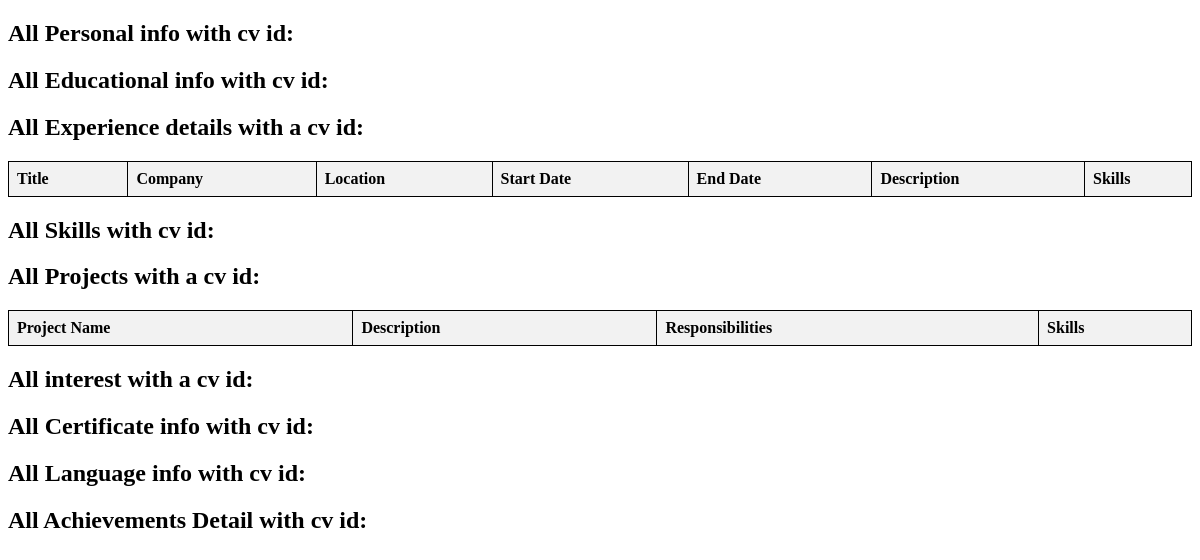
Page /queryall/28 on the earlier database version.
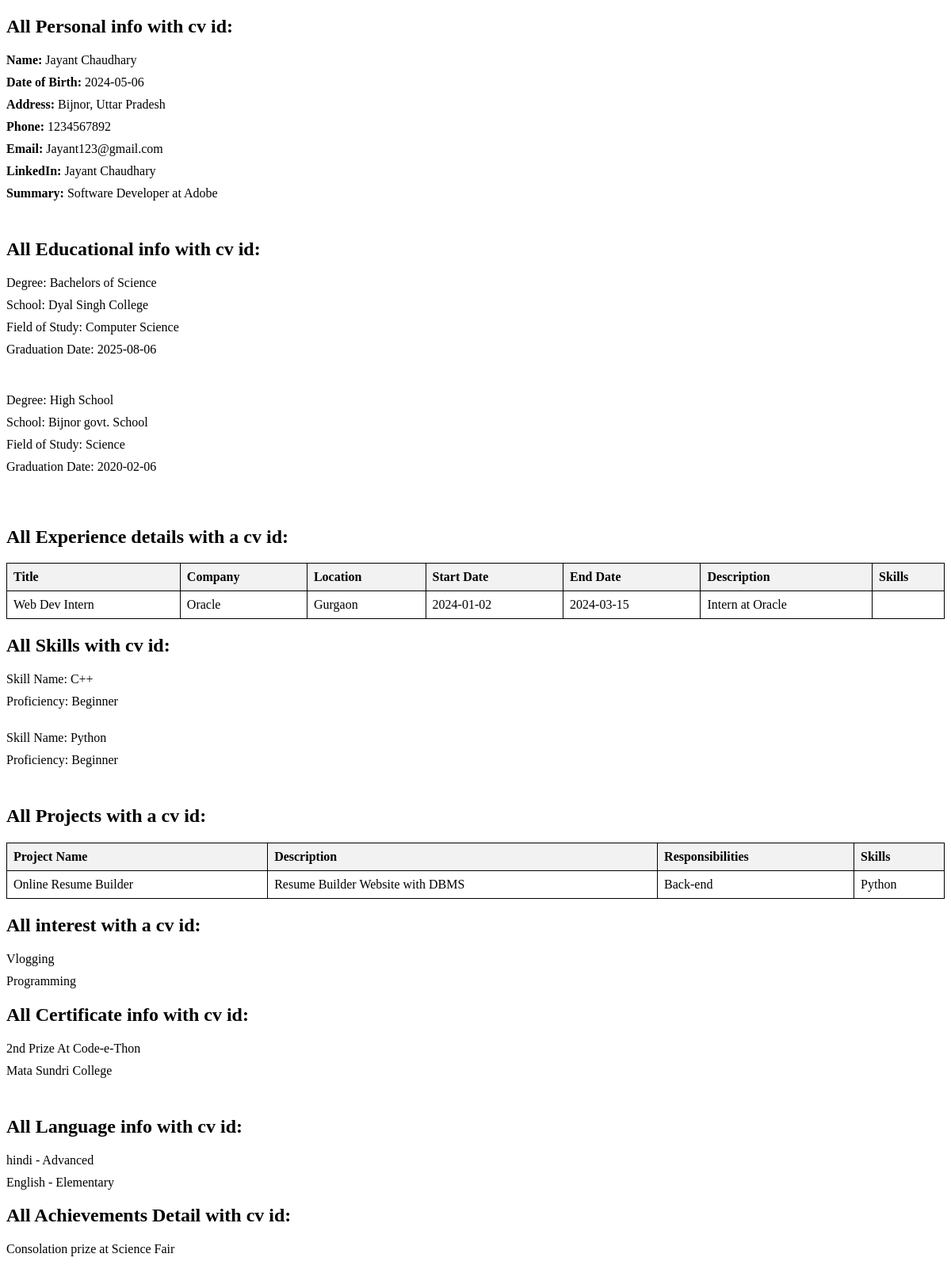
Same page on the later database version.
### app.py (models this page shows)
class PersonalInformation(db.Model):
    PersonalInfoID = db.Column(db.Integer, primary_key=True)
    Userid = db.Column(db.Integer, db.ForeignKey("user.Userid"), nullable=False)
    CV_ID = db.Column(
        db.Integer, db.ForeignKey("cv.CV_ID"), nullable=False
    )  # New column for CV ID
    Fname = db.Column(db.String(100), nullable=False)
    Lname = db.Column(db.String(100), nullable=False)
    DOB = db.Column(db.Date, nullable=False)
    Address = db.Column(db.String(255), nullable=False)
    Phn = db.Column(db.String(20), nullable=False)
    Email = db.Column(db.String(100), nullable=False)
    LinkedIn = db.Column(db.String(255))
    Summary = db.Column(db.Text)

class Education(db.Model):
    Edu_ID = db.Column(db.Integer, primary_key=True)
    CV_ID = db.Column(db.Integer, db.ForeignKey("cv.CV_ID"), nullable=False)
    Userid = db.Column(db.Integer, db.ForeignKey("user.Userid"), nullable=False)
    Degree = db.Column(db.String(255), nullable=False)
    School = db.Column(db.String(255), nullable=False)
    FieldofStudy = db.Column(db.String(255), nullable=False)
    Grad_date = db.Column(db.Date, nullable=True)

class Experience(db.Model):
    __tablename__ = "experience"
    ExpID = db.Column(db.Integer, primary_key=True)
    CV_ID = db.Column(db.Integer, db.ForeignKey("cv.CV_ID"), nullable=False)
    Userid = db.Column(db.Integer, db.ForeignKey("user.Userid"), nullable=False)
    current_job = db.Column(db.Boolean, default=False)
    title = db.Column(db.String(255), nullable=False)
    company = db.Column(db.String(255), nullable=False)
    location = db.Column(db.String(255), nullable=False)  # Renamed from Location
    start_date = db.Column(db.Date, nullable=False)  # Renamed from StartDate
    end_date = db.Column(db.Date, nullable=True)  # Renamed from EndDate
    description = db.Column(db.String(255), nullable=False)  # Renamed from Desc
    skill_id = db.Column(db.Integer, db.ForeignKey("skills.SkillID"))

class Skills(db.Model):
    __tablename__ = "skills"
    SkillID = db.Column(db.Integer, primary_key=True)
    Userid = db.Column(db.Integer, db.ForeignKey("user.Userid"), nullable=False)
    CV_ID = db.Column(db.Integer, db.ForeignKey("cv.CV_ID"), nullable=False)
    skill_name = db.Column(db.String(255), nullable=False)  # Renamed from Skillname
    proficiency = db.Column(db.String(255), nullable=False)

class Project(db.Model):
    ProjectID = db.Column(db.Integer, primary_key=True)
    CV_ID = db.Column(db.Integer, db.ForeignKey("cv.CV_ID"), nullable=False)
    Userid = db.Column(db.Integer, db.ForeignKey("user.Userid"), nullable=False)
    skill_id = db.Column(db.Integer, db.ForeignKey("skills.SkillID"))
    PrjtName = db.Column(db.String(255), nullable=False)
    Desc = db.Column(db.String(255), nullable=False)
    Responsibilities = db.Column(db.String(255), nullable=False)

class Interest(db.Model):
    CV_ID = db.Column(db.Integer, db.ForeignKey("cv.CV_ID"), nullable=False)
    InterestID = db.Column(db.Integer, primary_key=True)
    Userid = db.Column(db.Integer, db.ForeignKey("user.Userid"), nullable=False)
    interest_name = db.Column(db.String(255), nullable=False)

class Certificates(db.Model):
    CertificateID = db.Column(db.Integer, primary_key=True)
    CV_ID = db.Column(db.Integer, db.ForeignKey("cv.CV_ID"), nullable=False)
    Userid = db.Column(db.Integer, db.ForeignKey("user.Userid"), nullable=False)
    Name = db.Column(db.String(255), nullable=False)
    Issuer = db.Column(db.String(255), nullable=False)

class Language(db.Model):
    CV_ID = db.Column(db.Integer, db.ForeignKey("cv.CV_ID"), nullable=False)
    LanguageID = db.Column(db.Integer, primary_key=True)
    Userid = db.Column(db.Integer, db.ForeignKey("user.Userid"), nullable=False)
    LangName = db.Column(db.String(100), nullable=False)
    Proficiency_Lang = db.Column(db.String(50), nullable=False)

class Achievement(db.Model):
    CV_ID = db.Column(db.Integer, db.ForeignKey("cv.CV_ID"), nullable=False)
    AchievID = db.Column(db.Integer, primary_key=True)
    Userid = db.Column(db.Integer, db.ForeignKey("user.Userid"), nullable=False)
    desc = db.Column(db.String(255), nullable=False)

### app.py (the view)
@app.route("/queryall/<int:cv_id>")
def queryall(cv_id):
    personal_info = PersonalInformation.query.filter_by(CV_ID=cv_id).all()
    education_details = Education.query.filter_by(CV_ID=cv_id).all()
    Skill_details = Skills.query.filter_by(CV_ID=cv_id).all()
    Certificates_details = Certificates.query.filter_by(CV_ID=cv_id).all()
    interest_details = Interest.query.filter_by(CV_ID=cv_id).all()
    language_details = Language.query.filter_by(CV_ID=cv_id).all()
    Achievement_details = Achievement.query.filter_by(CV_ID=cv_id).all()
    experiences = Experience.query.filter_by(CV_ID=cv_id).all()
    experience_skills = {}
    for experience in experiences:
        skill_ids = [
            experience.skill_id
        ]  # Assuming skill_id is a comma-separated string of skill IDs
        skill_names = [
            skill.skill_name
            for skill in Skills.query.filter(Skills.SkillID.in_(skill_ids))
        ]
        experience_skills[experience.ExpID] = skill_names
    projects = Project.query.filter_by(CV_ID=cv_id).all()
    project_skills = {}
    for project in projects:
        skill_ids = [
            project.skill_id
        ]  # Assuming skill_id is a comma-separated string of skill IDs
        skill_names = [
            skill.skill_name
            for skill in Skills.query.filter(Skills.SkillID.in_(skill_ids))
        ]
        project_skills[project.ProjectID] = skill_names
    return render_template(
        "Queries_all.html",
        Certificates_details=Certificates_details,
        personal_info=personal_info,
        education_details=education_details,
        experiences=experiences,
        experience_skills=experience_skills,
        Skill_details=Skill_details,
        projects=projects,
        project_skills=project_skills,
        interest_details=interest_details,
        language_details=language_details,
        Achievement_details=Achievement_details,
    )

### templates/Queries_all.html (shortened to what this page needs)
<!DOCTYPE html>
<html lang="en">
<head>
</head>
<body>
    <h2>All Personal info with cv id:</h2>
    <ul>
        {% for info in personal_info %}
            <li><strong>Name:</strong> {{ info.Fname }} {{ info.Lname }}</li>
            <li><strong>Date of Birth:</strong> {{ info.DOB }}</li>
            <li><strong>Address:</strong> {{ info.Address }}</li>
            <li><strong>Phone:</strong> {{ info.Phn }}</li>
            <li><strong>Email:</strong> {{ info.Email }}</li>
            <li><strong>LinkedIn:</strong> {{ info.LinkedIn }}</li>
            <li><strong>Summary:</strong> {{ info.Summary }}</li>
            <br>
        {% endfor %}
    </ul>
    <h2>All Educational info with cv id:</h2>
    <ul>
    {% for edu in education_details %}
        <li>Degree: {{ edu.Degree }}</li>
        <li>School: {{ edu.School }}</li>
        <li>Field of Study: {{ edu.FieldofStudy }}</li>
        <li>Graduation Date: {{ edu.Grad_date }}</li><br><br>
    {% endfor %}
    </ul>
    <h2>All Experience details with a cv id:</h2>
    <table>
        <thead>
            <tr>
                <th>Title</th>
                <th>Company</th>
                <th>Location</th>
                <th>Start Date</th>
                <th>End Date</th>
                <th>Description</th>
                <th>Skills</th>
            </tr>
        </thead>
        <tbody>
            {% for experience in experiences %}
                <tr>
                    <td>{{ experience.title }}</td>
                    <td>{{ experience.company }}</td>
                    <td>{{ experience.location }}</td>
                    <td>{{ experience.start_date }}</td>
                    <td>{{ experience.end_date }}</td>
                    <td>{{ experience.description }}</td>
                    <td>
                    </td>
                </tr>
            {% endfor %}
        </tbody>
    </table>
    <h2>All Skills with cv id:</h2>
    <ul>
    {% for skill in Skill_details %}
        <li>Skill Name: {{ skill.skill_name }}</li>
        <li>Proficiency: {{ skill.proficiency }}</li><br>
    {% endfor %}
    </ul>
    <h2>All Projects with a cv id:</h2>
    <table>
        <thead>
            <tr>
                <th>Project Name</th>
                <th>Description</th>
                <th>Responsibilities</th>
                <th>Skills</th>
            </tr>
        </thead>
        <tbody>
            {% for project in projects %}
                <tr>
                    <td>{{ project.PrjtName }}</td>
                    <td>{{ project.Desc }}</td>
                    <td>{{ project.Responsibilities }}</td>
                    <td>
                        {% for skill in project_skills[project.ProjectID] %}
                            {{ skill }}{% if not loop.last %}, {% endif %}
                        {% endfor %}
                    </td>
                </tr>
            {% endfor %}
        </tbody>
    </table>
    <h2>All interest with a cv id:</h2>
    <ul>
    {% for interest in interest_details %}
        <li>{{ interest.interest_name }}</li>
    {% endfor %}
    </ul>
    <h2>All Certificate info with cv id:</h2>
    <ul>
    {% for cert in Certificates_details %}
        <li>{{ cert.Name }}</li>
        <li>{{ cert.Issuer }}</li><br>
    {% endfor %}
    </ul>
    <h2>All Language info with cv id:</h2>
    <ul>
    {% for language in language_details %}
        <li>{{ language.LangName }} - {{ language.Proficiency_Lang }}</li>
    {% endfor %}
    </ul>
    <h2>All Achievements Detail with cv id:</h2>
    <ul>
    {% for achievement in Achievement_details %}
        <li>{{ achievement.desc }}</li>
    {% endfor %}
    </ul>
</body>
</html>

### templates/Queries_all.html (style rules this page uses)
ul { list-style-type: none; padding: 0; }
li { margin-bottom: 10px; }
table { border-collapse: collapse; width: 100%; }
th, td { border: 1px solid black; padding: 8px; text-align: left; }
th { background-color: #f2f2f2; }
th:not(:last-child), td:not(:last-child) { padding-right: 20px; }

Differences in the rows shown:
added PersonalInformation: Fname "Jayant", Lname "Chaudhary", DOB "2024-05-06", Address "Bijnor, Uttar Pradesh", Phn "1234567892", Email "Jayant123@gmail.com", LinkedIn "Jayant Chaudhary", Summary "Software Developer at Adobe"
added Education: Degree "Bachelors of Science", School "Dyal Singh College", FieldofStudy "Computer Science", Grad_date "2025-08-06"
added Education: Degree "High School", School "Bijnor govt. School", FieldofStudy "Science", Grad_date "2020-02-06"
added Experience: title "Web Dev Intern", company "Oracle", location "Gurgaon", start_date "2024-01-02", end_date "2024-03-15", description "Intern at Oracle"
added Skills: skill_name "C++", proficiency "Beginner", shown under "All Skills with cv id:"
added Skills: skill_name "Python", proficiency "Beginner"
added Project: PrjtName "Online Resume Builder", Desc "Resume Builder Website with DBMS", Responsibilities "Back-end"
added Interest: interest_name "Vlogging"
added Interest: interest_name "Programming"
added Certificates: Name "2nd Prize At Code-e-Thon", Issuer "Mata Sundri College"
added Language: LangName "hindi", Proficiency_Lang "Advanced"
added Language: LangName "English", Proficiency_Lang "Elementary"
added Achievement: desc "Consolation prize at Science Fair"
